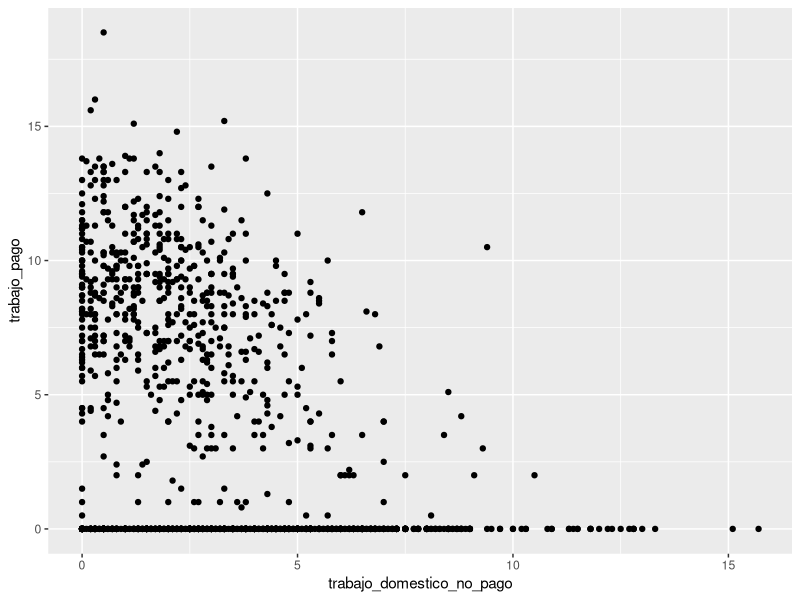
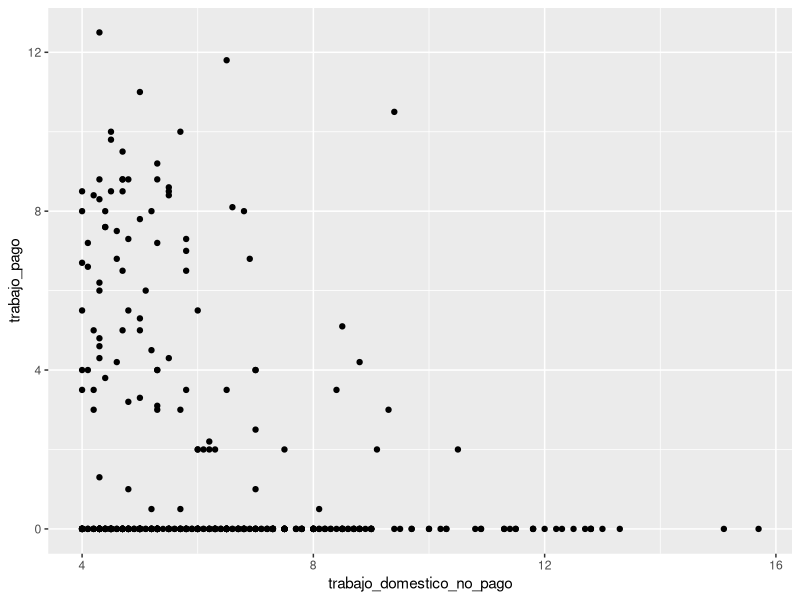
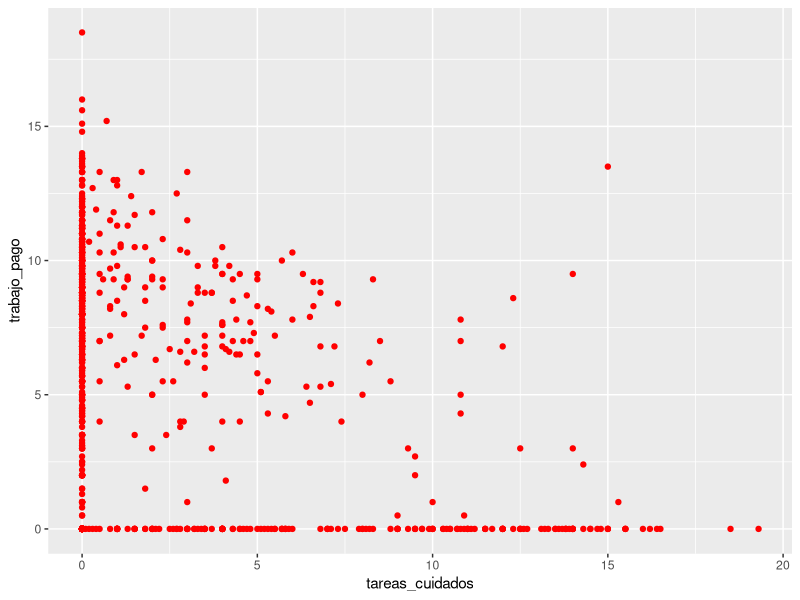
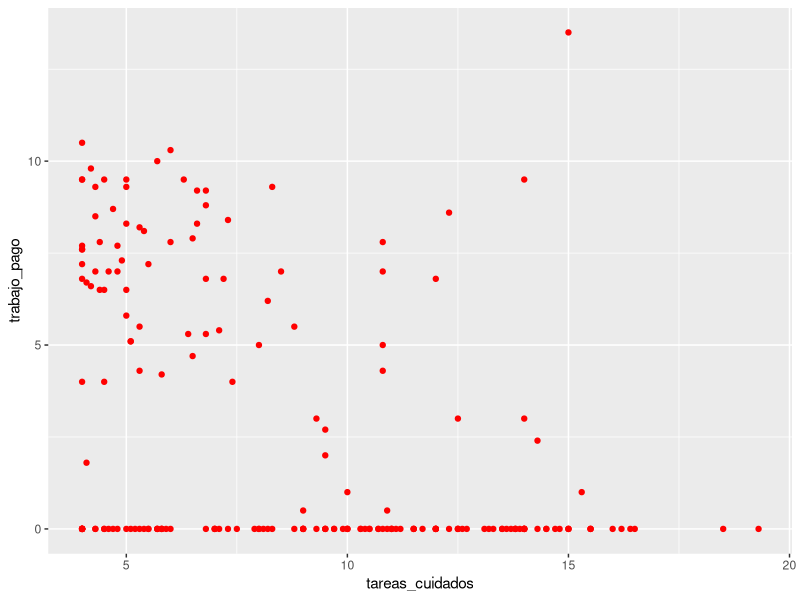
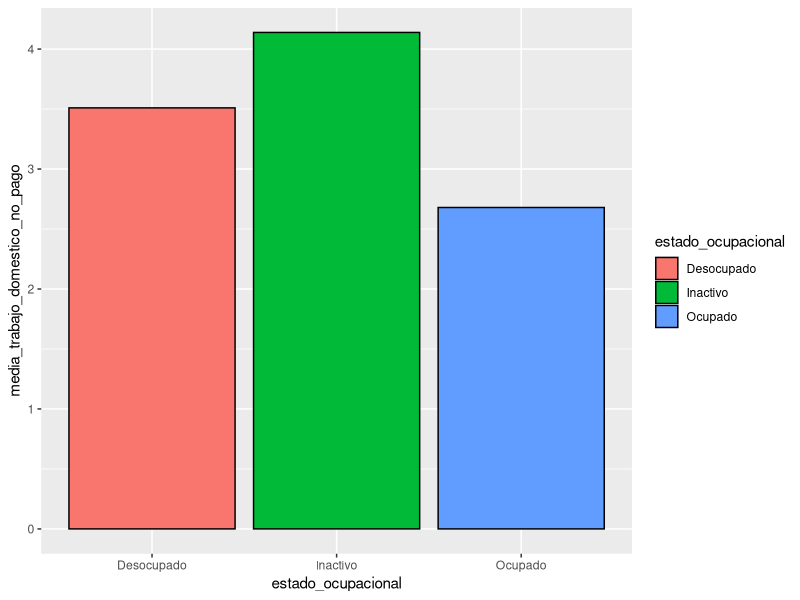
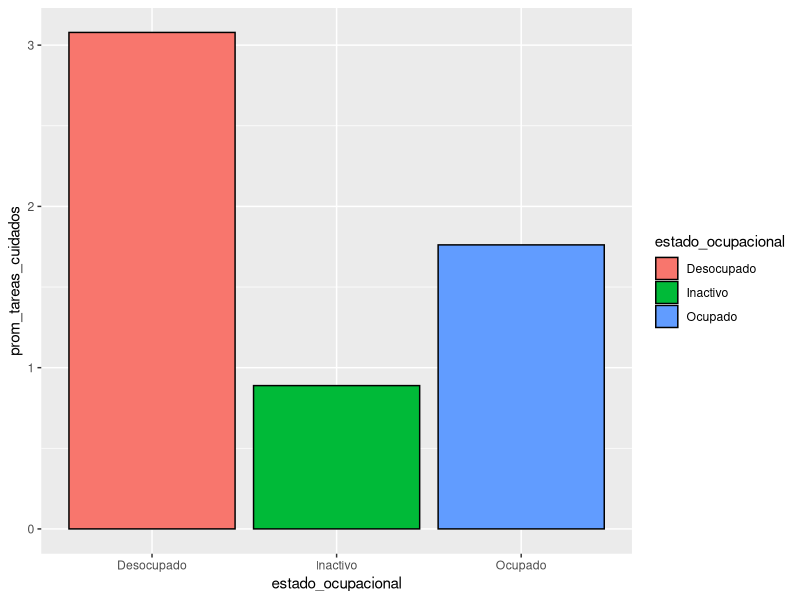
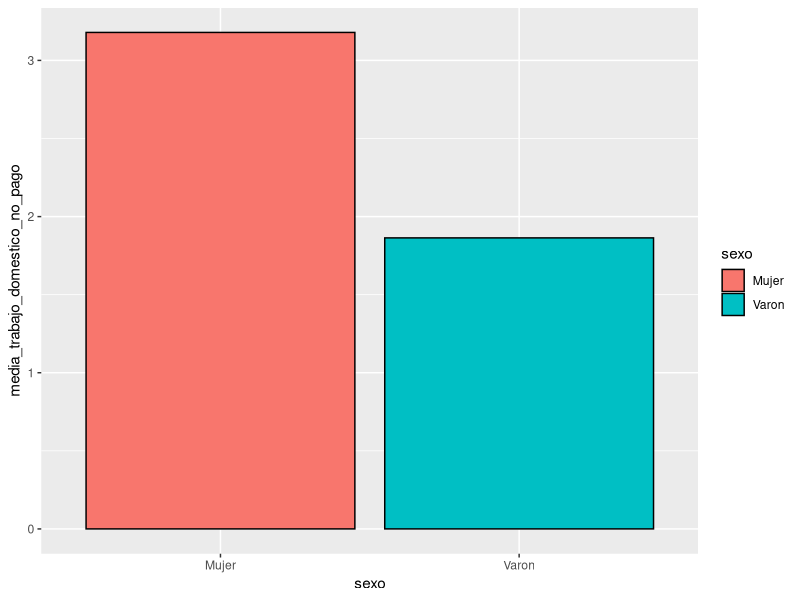
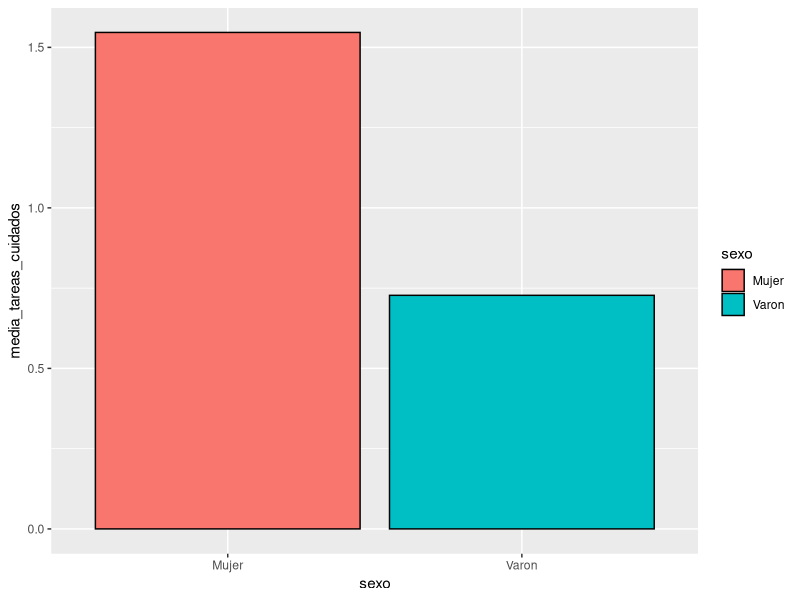

Generate these figures, in order, with R:
## ---- chunk 1
knitr::opts_chunk$set(echo = TRUE)

library(readr)
library(dplyr)
library(ggplot2)

## ---- chunk 2
uso_tiempo_2016<-read.csv("datos/encuesta_uso_tiempo_2016.csv")

## ---- chunk 3
uso_tiempo_2016_seleccv<-uso_tiempo_2016|>
select(sexo,edad,trabajo_pago,trabajo_pago2,trabajo_domestico_no_pago,trabajo_domestico_no_pago2,tareas_cuidados, tareas_cuidados2,nivel_educativo,estado_ocupacional,recreacion,recreacion2)
  

## ---- chunk 4
uso_tiempo_2016|>
filter(quintil_ingreso=="5to quintil")
## ---- chunk 5
uso_tiempo_2016|>
  mutate(suma_bloque1= trabajo_pago + trabajo_domestico_no_pago + voluntariados + estudio_educacion + recreacion + aplicaciones + tareas_cuidados + cuidado_personal)|>
  summarise(mean(suma_bloque1), var(suma_bloque1))|>
  knitr::kable()

## ---- chunk 6
uso_tiempo_2016|>
  mutate(suma_bloque2=trabajo_pago2+trabajo_domestico_no_pago2+voluntariados2+estudio_educacion2+recreacion2+aplicaciones2+tareas_cuidados2+cuidado_personal2)|>
  summarise(mean(suma_bloque2),var(suma_bloque2))|>
  knitr::kable()

## ---- chunk 7
filter(uso_tiempo_2016_seleccv,edad>=18)|>
  group_by(sexo)|>
  summarise(conteo = n())|>
  knitr::kable()
 
## ---- chunk 8
uso_tiempo_2016_seleccv|>
  filter(edad>=18)|>
  group_by(sexo)|>
  summarise(tiempo_max_trabajod_nopago = max(trabajo_domestico_no_pago),tiempo_min_trabajod_nopago = min(trabajo_domestico_no_pago),promedio_trabajod_no_pago = mean(trabajo_domestico_no_pago,na.rm = TRUE))|>
  knitr::kable()

## ---- chunk 9
uso_tiempo_2016_seleccv|>
  filter(edad>=18)|>
  group_by(sexo)|>
  summarise(desvio = sd(trabajo_domestico_no_pago))|>
  knitr::kable()

## ---- chunk 10
uso_tiempo_2016_seleccv|>
  filter(edad>=18)|>
  group_by(sexo)|>
  summarise(tiempo_max_tareas_cuidado = max(tareas_cuidados),tiempo_min_tareas_cuidado = min(tareas_cuidados),promedio_tareas_cuidado = mean(tareas_cuidados))|>
  knitr::kable()

## ---- chunk 11
uso_tiempo_2016_seleccv|>
 filter (edad>=18)|>
group_by(sexo)|>
summarise(prom_horas_trabajo_pago = mean(trabajo_pago))|>
  knitr::kable()
## ---- chunk 12
uso_tiempo_2016_seleccv|>
 filter (edad>=18)|>
group_by(sexo)|>
summarise(valor_prom_recreacion = mean(recreacion))|>
  knitr::kable()
## ---- chunk 13

#| fig.cap = "Relación entre trabajo doméstico no pago y trabajo pago, mujeres de 18 años o más."

uso_tiempo_2016|>
  filter (edad>=18, sexo=="Mujer")|>
  ggplot(mapping=aes(trabajo_domestico_no_pago,trabajo_pago))+
  geom_point()

## ---- chunk 14
#| fig.cap = "Relación entre más de 4 horas de trabajo doméstico no pago y trabajo pago, mujeres de 18 años o más."

uso_tiempo_2016|>
  filter (trabajo_domestico_no_pago >= 4, edad>=18, sexo=="Mujer")|>
  ggplot(mapping=aes(trabajo_domestico_no_pago,trabajo_pago))+
  geom_point()
  
## ---- chunk 15
#| fig.cap = "Relación horas de tareas de cuidados y de trabajo pago, mujeres de 18 años o más."

uso_tiempo_2016|>
  filter (edad>=18, sexo=="Mujer")|>
  ggplot(aes(tareas_cuidados,trabajo_pago))+
  geom_point(colour="red")

## ---- chunk 16
#| fig.cap = "Relación entre 4hs o más de tareas de cuidados y horas de trabajo pago, mujeres de 18 años o más."

uso_tiempo_2016|>
  filter (tareas_cuidados>=4,edad>=18, sexo=="Mujer")|>
  ggplot(aes(tareas_cuidados,trabajo_pago))+
  geom_point(colour="red")

## ---- chunk 17
mujeres_18<-uso_tiempo_2016|>
  filter(sexo=="Mujer", edad>=18)
## ---- chunk 18
#| fig.cap="Promedio de horas que las mujeres de 18 o más dedican al trabajo doméstico no pago según su estado ocupacional"

mujeres_18|>
  group_by(estado_ocupacional)|>
  summarise(media_trabajo_domestico_no_pago=mean(trabajo_domestico_no_pago,na.rm = TRUE))|>
  ggplot(mapping =aes(estado_ocupacional,media_trabajo_domestico_no_pago,fill=estado_ocupacional))+
  geom_col(colour="black")

## ---- chunk 19
uso_tiempo_2016|>
  filter (sexo=="Mujer", edad>=18)|>
  group_by(rango_etario)|>
  summarise(frequencia = n())|>
  knitr::kable()
  
## ---- chunk 20
uso_tiempo_2016|>
  filter (sexo=="Mujer", edad>=18)|>
  group_by(estado_ocupacional)|>
  summarise(frequencia = n())|>
  knitr::kable()
## ---- chunk 21
#| fig.cap ="Promedio de horas que las mujeres de 18 o más dedican a tareas de cuidado según su estado ocupacional"

mujeres_18|>
  group_by(estado_ocupacional)|>
  summarise(prom_tareas_cuidados=mean(tareas_cuidados,na.rm = TRUE))|>
  ggplot(mapping =aes(estado_ocupacional,prom_tareas_cuidados,fill=estado_ocupacional))+
  geom_col(colour="black")

## ---- chunk 22
#| fig.cap = "Promedio de horas que mujeres y varones de 18 o más dedican a trabajo doméstico no pago."

uso_tiempo_2016|>
  filter(edad>=18)|>
  group_by(sexo)|>
  summarise(media_trabajo_domestico_no_pago=mean(trabajo_domestico_no_pago,na.rm = TRUE))|>
  ggplot(mapping = aes(sexo,media_trabajo_domestico_no_pago,fill=sexo))+
geom_col(colour="black")
  
  
## ---- chunk 23
#| fig.cap="Promedio de horas que mujeres y varones de 18 o más dedican a tareas de cuidados."

uso_tiempo_2016|>
  filter(edad>=18)|>
  group_by(sexo)|>
  summarise(media_tareas_cuidados=mean(tareas_cuidados,na.rm = TRUE))|>
  ggplot(mapping = aes(sexo,media_tareas_cuidados,fill=sexo))+
geom_col(colour= "black")
  

## ---- chunk 24
#| fig.cap =""Promedio de horas que mujeres y varones de 18 o más dedican al trabajo pago"
uso_tiempo_2016|>
  filter(edad>=18)|>
  group_by(sexo)|>
  summarise(media_trabajo_pago=mean(trabajo_pago,na.rm = TRUE))|>
  ggplot(mapping = aes(sexo,media_trabajo_pago,fill=sexo))+
geom_col(colour="black")

## ---- chunk 25
#| fig.cap = "frecuencia de casos de mujeres de 18 años o más por intervalos de horas de trabajo doméstico no pago"

mujeres_18|>
  mutate (trabajo_domestico_no_pago_discretizado=cut(trabajo_domestico_no_pago,breaks = 5))|>
  group_by(trabajo_domestico_no_pago_discretizado)|>
  summarise(frecuencia=n())|>
  ggplot()+
  geom_bar(aes(x = trabajo_domestico_no_pago_discretizado, y = frecuencia, fill=trabajo_domestico_no_pago_discretizado),stat = "identity")
  
## ---- chunk 26
media_trabajo_pago_por_nivel_educ<-uso_tiempo_2016|>
  filter(edad>=18,sexo=="Mujer")|>
  group_by(nivel_educativo)|>
  summarise(media_trabajo_pago=mean(trabajo_pago,na.rm = TRUE))
  
## ---- chunk 27
#| fig.cap ="Nivel educativo de mujeres de 18 años o más de CABA por promedio de tiempo dedicado al trabajo pago"

media_trabajo_pago_por_nivel_educ|>
  arrange(nivel_educativo)|>
  ggplot(mapping = aes(media_trabajo_pago, nivel_educativo))+
  geom_col(color="black")
